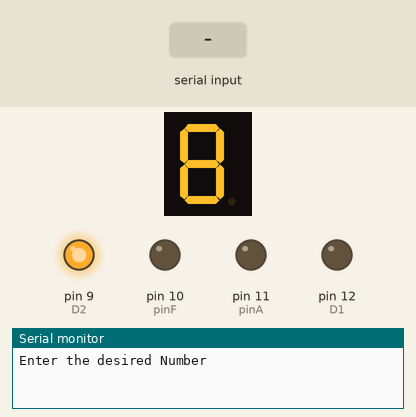
This sketch was run on a simulated Arduino Uno, built with avr-gcc and run on an emulated ATmega328P. On the bench: 1-digit seven-segment display, output pins drawn as LEDs (lit = HIGH), the last lines printed to the serial monitor. Wiring (inferred from the names in the program): 1-digit 7-segment display, segments lit when LOW: segments pin 8, pin 7, pin 6, pin 5, pin 4, pin 3, pin 2. The test bench sets the inputs (shaded band). The segment pins are drawn as the display they are named for; pins used as bus, display or sensor lines are not drawn.

Above: at 1.2 s.
1.3 s: "90,45\n" received over Serial
At 3.1 s:
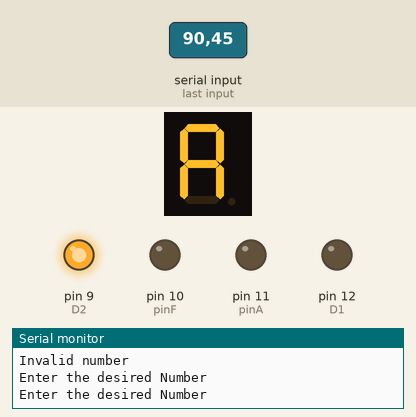
3.8 s: "1\n" received over Serial
At 4.6 s:
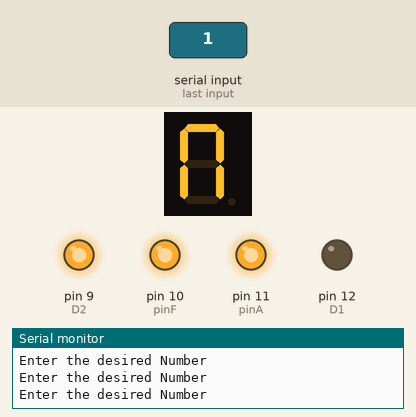
6.3 s: "2\n" received over Serial
At 6.7 s:
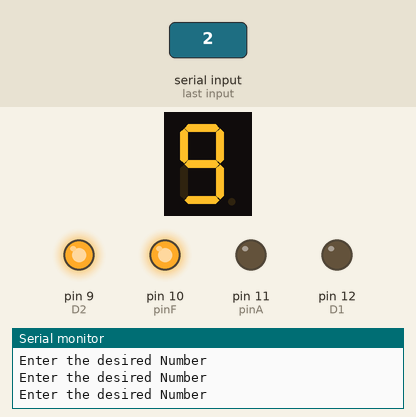
8.8 s: "3\n" received over Serial
At 9.6 s:
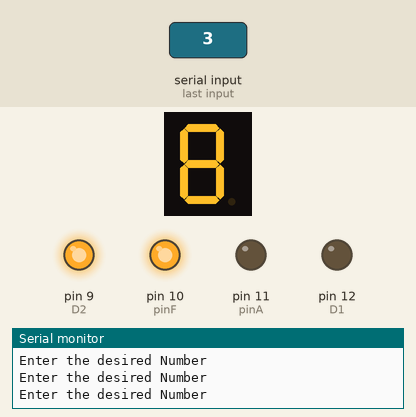
11.3 s: "4\n" received over Serial
At 11.7 s:
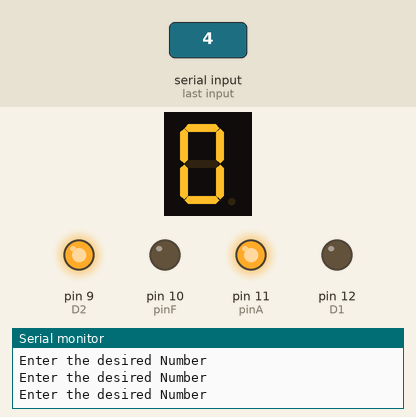
13.8 s: "5\n" received over Serial
At 14.6 s:
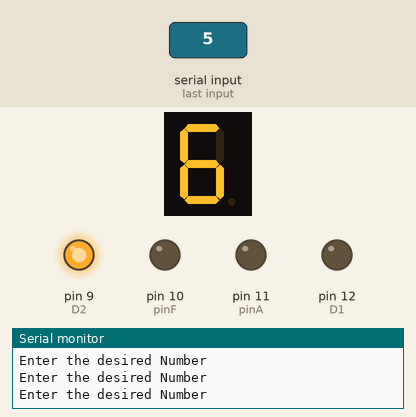
Timing chart, 0 to 16.8 s (numbered marks = the images above; inputs shaded):
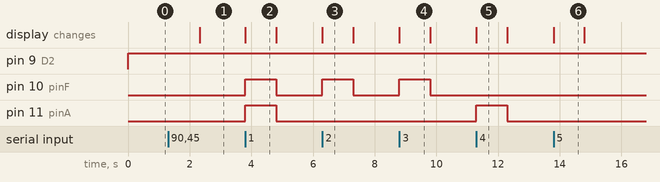

Measured:
- after the input at 1.3 s, the display: changes after 1.0 s (image 1)
- after the input at 3.8 s, pin 10 (pinF), pin 11 (pinA): LOW → HIGH at once, → LOW 1.0 s later; the display: changes at once (image 2)
- after the input at 6.3 s, pin 10 (pinF): LOW → HIGH at once, → LOW 1.0 s later; the display: changes at once (image 3)
- after the input at 8.8 s, pin 10 (pinF): LOW → HIGH at once, → LOW 1.0 s later; the display: changes at once (image 4)
- after the input at 11.3 s, pin 11 (pinA): LOW → HIGH at once, → LOW 1.0 s later; the display: changes at once (image 5)
- after the input at 13.8 s, the display: changes at once (image 6)
- what the display in image 2 shows lasts 1.0 s, from 3.8 s to 4.8 s

The sketch:

4digit_display.ino
```cpp
int pinA = 11; int pinB = 7; int pinC = 4; int pinD = 2;
int pinE = 1; int pinF = 10; int pinG = 5; int pinDP = 3;
int D1 = 12; int D2 = 9; int D3 = 8; int D4 = 6;
int number;

void setup() {
  Serial.begin(9600);

  pinMode(pinA, OUTPUT);
  pinMode(pinB, OUTPUT);
  pinMode(pinC, OUTPUT);
  pinMode(pinD, OUTPUT);
  pinMode(pinE, OUTPUT);
  pinMode(pinF, OUTPUT);
  pinMode(pinG, OUTPUT);
  pinMode(pinDP, OUTPUT);
  pinMode(D1, OUTPUT);
  pinMode(D2, OUTPUT);
  pinMode(D3, OUTPUT);
  pinMode(D4, OUTPUT);
}

void loop() {
  Serial.println("Enter the desired Number");
digitalWrite(D2,HIGH);
  while (Serial.available() == 0) {

  }

  number = Serial.parseInt();

  switch (number) {
    case 0:
      zero();
      break;
    case 1:
      one();
      break;
    case 2:
      two();
      break;
    case 3:
      three();
      break;
    case 4:
      four();
      break;
    case 5:
      five();
      break;
    case 6:
      six();
      break;
    case 7:
      seven();
      break;
    case 8:
      eight();
      break;
    case 9:
      nine();
      break;
    default:
      Serial.println("Invalid number");
      break;
  }
}

void zero() {
  digitalWrite(pinA, LOW);
  digitalWrite(pinB, LOW);
  digitalWrite(pinC, LOW);
  digitalWrite(pinD, LOW);
  digitalWrite(pinE, LOW);
  digitalWrite(pinF, LOW);
  digitalWrite(pinG, HIGH);
}

void one() {
  digitalWrite(pinA, HIGH);
  digitalWrite(pinB, LOW);
  digitalWrite(pinC, LOW);
  digitalWrite(pinD, HIGH);
  digitalWrite(pinE, HIGH);
  digitalWrite(pinF, HIGH);
  digitalWrite(pinG, HIGH);
}

void two() {
  digitalWrite(pinA, LOW);
  digitalWrite(pinB, LOW);
  digitalWrite(pinC, HIGH);
  digitalWrite(pinD, LOW);
  digitalWrite(pinE, LOW);
  digitalWrite(pinF, HIGH);
  digitalWrite(pinG, LOW);
}

void three() {
  digitalWrite(pinA, LOW);
  digitalWrite(pinB, LOW);
  digitalWrite(pinC, LOW);
  digitalWrite(pinD, LOW);
  digitalWrite(pinE, HIGH);
  digitalWrite(pinF, HIGH);
  digitalWrite(pinG, LOW);
}

void four() {
  digitalWrite(pinA, HIGH);
  digitalWrite(pinB, LOW);
  digitalWrite(pinC, LOW);
  digitalWrite(pinD, HIGH);
  digitalWrite(pinE, HIGH);
  digitalWrite(pinF, LOW);
  digitalWrite(pinG, LOW);
}

void five() {
  digitalWrite(pinA, LOW);
  digitalWrite(pinB, HIGH);
  digitalWrite(pinC, LOW);
  digitalWrite(pinD, LOW);
  digitalWrite(pinE, HIGH);
  digitalWrite(pinF, LOW);
  digitalWrite(pinG, LOW);
}

void six() {
  digitalWrite(pinA, LOW);
  digitalWrite(pinB, HIGH);
  digitalWrite(pinC, LOW);
  digitalWrite(pinD, LOW);
  digitalWrite(pinE, LOW);
  digitalWrite(pinF, LOW);
  digitalWrite(pinG, LOW);
}

void seven() {
  digitalWrite(pinA, LOW);
  digitalWrite(pinB, LOW);
  digitalWrite(pinC, LOW);
  digitalWrite(pinD, HIGH);
  digitalWrite(pinE, HIGH);
  digitalWrite(pinF, HIGH);
  digitalWrite(pinG, HIGH);
}

void eight() {
  digitalWrite(pinA, LOW);
  digitalWrite(pinB, LOW);
  digitalWrite(pinC, LOW);
  digitalWrite(pinD, LOW);
  digitalWrite(pinE, LOW);
  digitalWrite(pinF, LOW);
  digitalWrite(pinG, LOW);
}

void nine() {
  digitalWrite(pinA, LOW);
  digitalWrite(pinB, LOW);
  digitalWrite(pinC, LOW);
  digitalWrite(pinD, LOW);
  digitalWrite(pinE, HIGH);}
```
